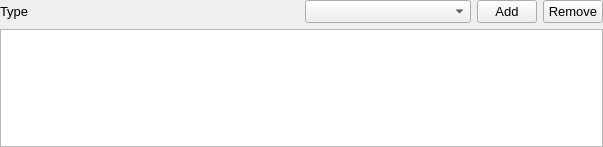
<?xml version="1.0" encoding="UTF-8"?>
<ui version="4.0">
 <class>SystemProfileView</class>
 <widget class="QWidget" name="SystemProfileView">
  <property name="geometry">
   <rect>
    <x>0</x>
    <y>0</y>
    <width>603</width>
    <height>147</height>
   </rect>
  </property>
  <property name="sizePolicy">
   <sizepolicy hsizetype="Expanding" vsizetype="Expanding">
    <horstretch>0</horstretch>
    <verstretch>0</verstretch>
   </sizepolicy>
  </property>
  <property name="font">
   <font>
    <pointsize>10</pointsize>
   </font>
  </property>
  <property name="windowTitle">
   <string>Form</string>
  </property>
  <property name="locale">
   <locale language="C" country="AnyCountry"/>
  </property>
  <layout class="QGridLayout" name="gridLayout">
   <property name="leftMargin">
    <number>0</number>
   </property>
   <property name="topMargin">
    <number>0</number>
   </property>
   <property name="rightMargin">
    <number>0</number>
   </property>
   <property name="bottomMargin">
    <number>0</number>
   </property>
   <item row="0" column="0">
    <widget class="QLabel" name="AlgoType_label">
     <property name="font">
      <font>
       <pointsize>10</pointsize>
      </font>
     </property>
     <property name="text">
      <string>Type</string>
     </property>
    </widget>
   </item>
   <item row="0" column="1">
    <layout class="QHBoxLayout" name="horizontalLayout">
     <item>
      <widget class="QComboBox" name="SystemSelection"/>
     </item>
     <item>
      <widget class="QPushButton" name="addSystem">
       <property name="maximumSize">
        <size>
         <width>60</width>
         <height>16777215</height>
        </size>
       </property>
       <property name="text">
        <string>Add</string>
       </property>
      </widget>
     </item>
     <item>
      <widget class="QPushButton" name="removeSystem">
       <property name="maximumSize">
        <size>
         <width>60</width>
         <height>16777215</height>
        </size>
       </property>
       <property name="text">
        <string>Remove</string>
       </property>
      </widget>
     </item>
    </layout>
   </item>
   <item row="1" column="0" colspan="2">
    <widget class="QTableView" name="SystemView">
     <attribute name="horizontalHeaderStretchLastSection">
      <bool>true</bool>
     </attribute>
    </widget>
   </item>
  </layout>
 </widget>
 <resources/>
 <connections/>
</ui>
